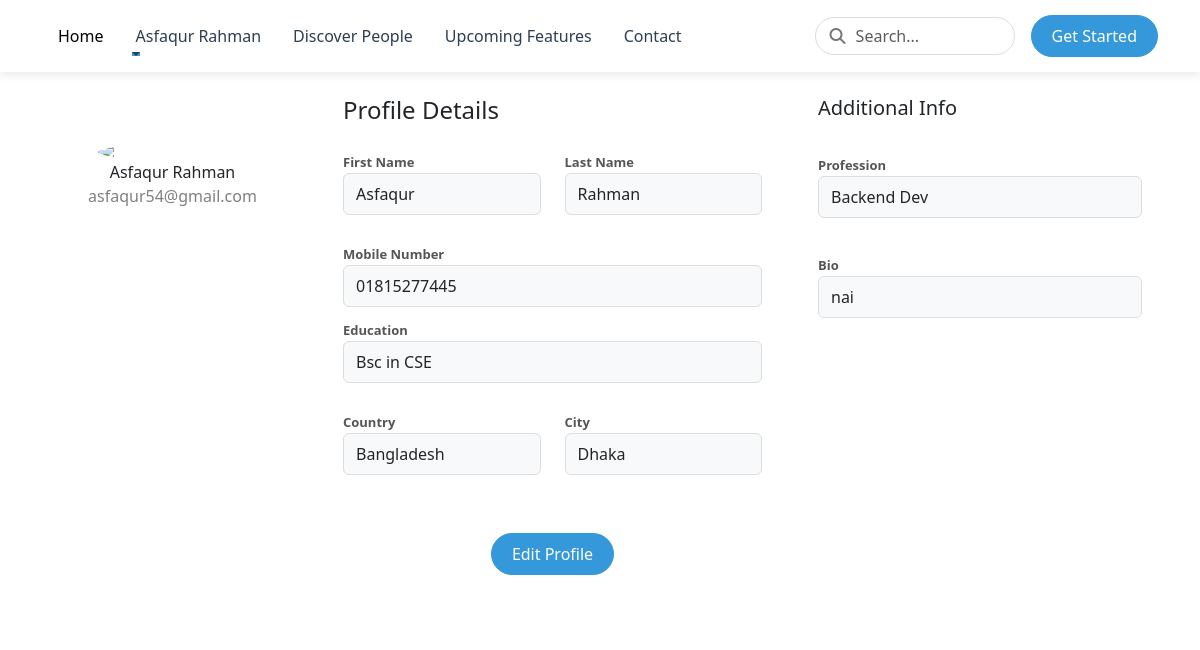
The page /view-profile/ (signed in) on the database its author committed.
### Profile_Section/models.py (models this page shows, shortened)
class Profile(models.Model):
    user=models.OneToOneField(User, on_delete=models.CASCADE)
    profession = models.CharField(max_length=150, null=True, blank=True)
    bio=models.TextField(max_length=300, blank=True,null=True)
    city = models.CharField(max_length=150, null=True, blank=True)
    country = models.CharField(max_length=150, null=True, blank=True,default="Bangladesh")
    phone=models.CharField(max_length=15, null=True, blank=True)
    education = models.CharField(max_length=200, null=True, blank=True)

### Profile_Section/views.py (the view)
# urls.py: path('view-profile/',view_profile_func, name='view-profile'),
@login_required(login_url='/')
def view_profile_func(request):
    user=request.user
    profile=Profile.objects.get(user=user)
    print(user.first_name)
    context={'profile':profile}
    return render(request, 'view_profile.html', context)

### Profile_Section/templates/view_profile.html (shortened to what this page needs)
{% extends 'base.html' %}
{% block start %}
<div class="container rounded bg-white mt-5 mb-5">
    <div class="row">
        <div class="col-md-3 border-right">
            <div class="d-flex flex-column align-items-center text-center p-3 py-5">
                <img class="rounded-circle mt-5" width="150px"
                    src="https://st3.depositphotos.com/15648834/17930/v/600/depositphotos_179308454-stock-illustration-unknown-person-silhouette-glasses-profile.jpg">
                <span class="font-weight-bold">{{ user.first_name }} {{ user.last_name }}</span>
                <span class="text-black-50">{{ user.username }}</span>
            </div>
        </div>
        <div class="col-md-5 border-right">
            <div class="p-3 py-5">
                <div class="d-flex justify-content-between align-items-center mb-3">
                    <h4 class="text-right">Profile Details</h4>
                </div>
                <div class="row mt-2">
                    <div class="col-md-6">
                        <label class="labels">First Name</label>
                        <div class="info-box">{{ user.first_name }}</div>
                    </div>
                    <div class="col-md-6">
                        <label class="labels">Last Name</label>
                        <div class="info-box">{{ user.last_name }}</div>
                    </div>
                </div>
                <div class="row mt-3">
                    <div class="col-md-12">
                        <label class="labels">Mobile Number</label>
                        <div class="info-box">{{ profile.phone }}</div>
                    </div>
                    <div class="col-md-12">
                        <label class="labels">Education</label>
                        <div class="info-box">{{ profile.education }}</div>
                    </div>
                </div>
                <div class="row mt-3">
                    <div class="col-md-6">
                        <label class="labels">Country</label>
                        <div class="info-box">{{ profile.country }}</div>
                    </div>
                    <div class="col-md-6">
                        <label class="labels">City</label>
                        <div class="info-box">{{ profile.city }}</div>
                    </div>
                </div>
                <div class="mt-5 text-center">
                    <a href="/edit-profile/"><button class="btn btn-primary profile-button" type="button">Edit Profile</button></a>
                </div>
            </div>
        </div>
        <div class="col-md-4">
            <div class="p-3 py-5">
                <div class="d-flex justify-content-between align-items-center experience">
                    <h5>Additional Info</h5>
                </div><br>
                <div class="col-md-12">
                    <label class="labels">Profession</label>
                    <div class="info-box">{{ profile.profession }}</div>
                </div>
                <br>
                <div class="col-md-12">
                    <label class="labels">Bio</label>
                    <div class="info-box">{{ profile.bio }}</div>
                </div>
            </div>
        </div>
    </div>
</div>
{% endblock %}

### Profile_Section/templates/base.html (shortened to what this page needs)
<!DOCTYPE html>
<html lang="en">
<head>
  <link href="https://cdn.jsdelivr.net/npm/bootstrap@5.3.2/dist/css/bootstrap.min.css" rel="stylesheet">
  <link rel="stylesheet" href="https://cdnjs.cloudflare.com/ajax/libs/font-awesome/6.4.0/css/all.min.css">
</head>
<body>
  <header>
    <nav class="navbar navbar-expand-lg navbar-light bg-white fixed-top">
      <div class="container">
        <div class="collapse navbar-collapse" id="navbarContent">
          <ul class="navbar-nav me-auto mb-2 mb-lg-0">
            <li class="nav-item">
              <a class="nav-link active" href="/home/">Home</a>
            </li>
            <li class="nav-item dropdown">
              <a class="nav-link dropdown-toggle" href="#" id="servicesDropdown" role="button" data-bs-toggle="dropdown"
                aria-expanded="false">
                {{user.first_name}} {{user.last_name}}
              </a>
            </li>
            <li class="nav-item">
              <a class="nav-link" href="/discover-people/">Discover People</a>
            </li>
            <li class="nav-item">
              <a class="nav-link" href="/upcoming-features/">Upcoming Features</a>
            </li>
            <li class="nav-item">
              <a class="nav-link" href="https://www.linkedin.com/in/asfaqurrahmanpranto/">Contact</a>
            </li>
          </ul>
          <form method="get" action="/search-result/" class="d-flex align-items-center">
            <div class="search-box">
              <i class="fas fa-search search-icon"></i>
              <input name="q" class="form-control search-input" type="search" placeholder="Search..."
                aria-label="Search">
            </div>
            <button type="submit" class="btn btn-primary ms-3">Get Started</button>
          </form>
        </div>
      </div>
    </nav>
  </header>
  {% block start %}
  {% endblock %}
</body>
</html>

### Profile_Section/templates/base.html (style rules this page uses)
:root { --primary-color: #3498db; --secondary-color: #2c3e50; --accent-color: #e74c3c; --light-color: #ecf0f1; --dark-color: #2c3e50; }
.navbar { box-shadow: 0 2px 10px rgba(0, 0, 0, 0.1); padding: 15px 0; transition: all 0.3s ease; }
.nav-link { font-weight: 500; margin: 0 8px; position: relative; color: var(--dark-color); }
.nav-link:after { content: ''; position: absolute; width: 0; height: 2px; background: var(--primary-color); bottom: 0; left: 0; transition: width 0.3s ease; }
.btn-primary { background-color: var(--primary-color); border-color: var(--primary-color); padding: 8px 20px; border-radius: 30px; font-weight: 500; }
.search-box { position: relative; margin-left: 15px; }
.search-input { border-radius: 30px; padding-left: 40px; border: 1px solid #ddd; width: 200px; transition: all 0.3s ease; }
.search-icon { position: absolute; left: 15px; top: 50%; transform: translateY(-50%); color: #777; }

### Profile_Section/templates/view_profile.html (style rules this page uses)
.labels { font-weight: bold; font-size: 13px; color: #555; }
.info-box { padding: 8px 12px; background: #f8f9fa; border: 1px solid #ddd; border-radius: 6px; margin-bottom: 10px; }

### rows shown on the page
Profile: phone "01815277445", education "Bsc in CSE", country "Bangladesh", city "Dhaka", profession "Backend Dev", bio "nai"

### other values the page prints
{{ user.first_name }} "Asfaqur"
{{ user.last_name }} "Rahman"
{{ user.username }} "asfaqur54@gmail.com"
